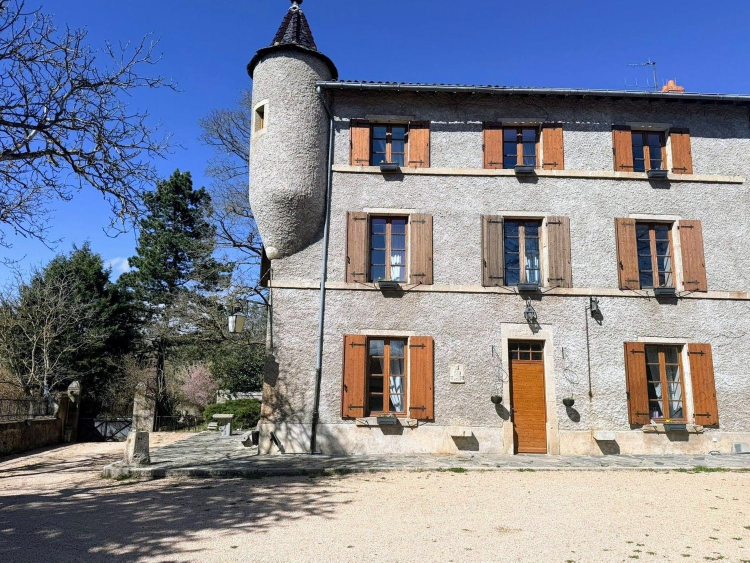
#> input picture photos-sources/gdf-11.jpg, 1500 x 1125 px (shown at 1/2 size)
$ python generer-og.py
#> lines starting #> are read from the running program, lines starting #| are printed output that depends on the picture
#> in main, im is the input picture: PIL image 1500x1125 RGB; mean R, G, B 128.7, 132.9, 147.5
#!/usr/bin/env python3
# -*- coding: utf-8 -*-
"""Produit les images de partage `og-<page>.jpg`, en 1200 × 630.

Pourquoi un fichier dédié plutôt que de réutiliser une variante existante :
aucune photo du site n'est en 1,91:1. Facebook, LinkedIn, WhatsApp, Slack,
Bluesky et les aperçus des assistants IA recadrent alors eux-mêmes, au centre,
sans savoir où est le sujet — le château y perd ses tourelles. 1200 × 630 est
le format que toutes ces plateformes attendent, et le plancher sous lequel
X/Twitter bascule de la grande carte à la vignette carrée.

Ces images ne passent PAS par la bissection SSIM de `generer-images.py`, et
c'est délibéré : elles ne sont jamais servies au visiteur, seulement aux robots
d'aperçu, qui les recompressent tous de leur côté. Chercher le dernier
pour-cent de poids ici n'aurait aucun effet sur les Core Web Vitals — la
qualité est fixée une fois pour toutes.

Le recadrage se fait au ratio, depuis `photos-sources/`, jamais depuis un JPEG
déjà compressé du site (même règle que `generer-images.py`). `ancrage` dit où
prendre la bande dans la hauteur de la source : 0 en haut, 1 en bas, 0,5 au
centre. Les vues du château sont ancrées un peu au-dessus du centre — sinon la
bande ne retient que la pelouse et coupe les toits.

    python tools/generer-og.py            # simulation
    python tools/generer-og.py --ecrire   # écrit les fichiers
"""

from __future__ import annotations

import argparse
import sys
from pathlib import Path

try:
    from PIL import Image, ImageFilter
except ImportError:
    sys.exit("Il manque Pillow : pip install pillow")

if hasattr(sys.stdout, "reconfigure"):
    sys.stdout.reconfigure(encoding="utf-8", errors="replace")

RACINE = Path(__file__).resolve().parent.parent
SOURCES = RACINE / "photos-sources"
SORTIE = RACINE / "site" / "assets" / "img"

LARGEUR, HAUTEUR = 1200, 630
QUALITE = 84

# page → (source, ancrage vertical). Les noms de source sont ceux de
# CORRESPONDANCE dans generer-images.py : on partage les mêmes originaux.
CARTES = {
    "og-accueil":     ("gdf-11.jpg", 0.06),  # la façade : la tourelle est tout en haut du cadre
    "og-chambres":    ("gdf-0.jpg",  0.50),  # la chambre : le lit est au centre
    "og-evenements":  ("gdf-8.jpg",  0.50),  # la salle à manger dressée
    "og-reservation": ("gdf-13.jpg", 0.45),  # la cour et ses roues de charrette
    "og-alentours":   ("gdf-10.jpg", 0.30),  # la tour côté jardin
}


def recadrer(im: Image.Image, ancrage: float) -> Image.Image:
    """Découpe la plus grande bande en 1200:630 tenant DANS la source, puis la réduit.

    Le sens de la comparaison compte, et se trompe facilement : c'est la
    dimension la plus contraignante qui doit rester entière. Une source plus
    large que le ratio cible (paysage très allongé) garde toute sa hauteur et
    perd sur les côtés ; une source plus étroite — les 4:3 des Gîtes de France,
    c'est-à-dire toutes celles d'ici — garde toute sa largeur et perd en
    hauteur, ce que règle `ancrage`.

    Inverser ces deux cas fait demander à PIL une bande plus grande que
    l'image : `crop()` ne s'en plaint pas, il complète en noir. D'où des
    bandes noires sur les côtés plutôt qu'une erreur.
    """
#> called with ancrage = 0.06
    ratio = LARGEUR / HAUTEUR
    w, h = im.size
#> w = 1500; h = 1125

    if w / h >= ratio:          # source plus large que la cible : on rogne les côtés
        bande_h = h
        bande_w = round(h * ratio)
    else:                       # source plus étroite : on rogne en hauteur
        bande_w = w
#> bande_w = 1500
        bande_h = round(w / ratio)
#> bande_h = 788

    gauche = round((w - bande_w) / 2)
#> gauche = 0
    haut = round((h - bande_h) * ancrage)
#> haut = 20
    coupe = im.crop((gauche, haut, gauche + bande_w, haut + bande_h))
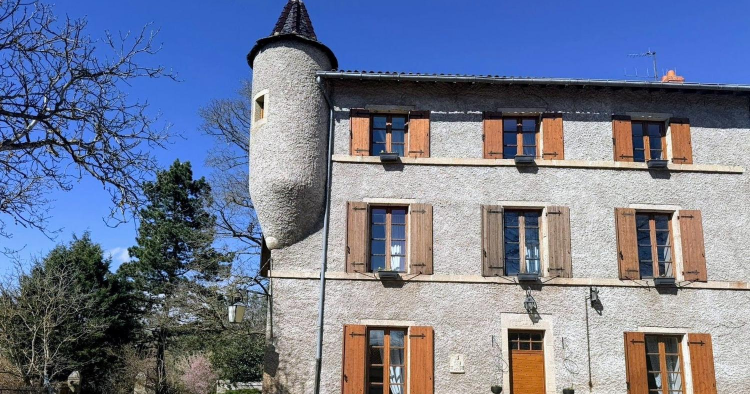
#> coupe: PIL image 1500x788 RGB (shown at 1/2 size); mean R, G, B 114.4, 123.2, 146.9
    assert coupe.size == (bande_w, bande_h) and bande_w <= w and bande_h <= h

    # Même accentuation que reechantillonner() dans generer-images.py : une
    # réduction est un passe-bas, l'unsharp discret rend le micro-contraste.
    reduit = coupe.resize((LARGEUR, HAUTEUR), Image.LANCZOS)
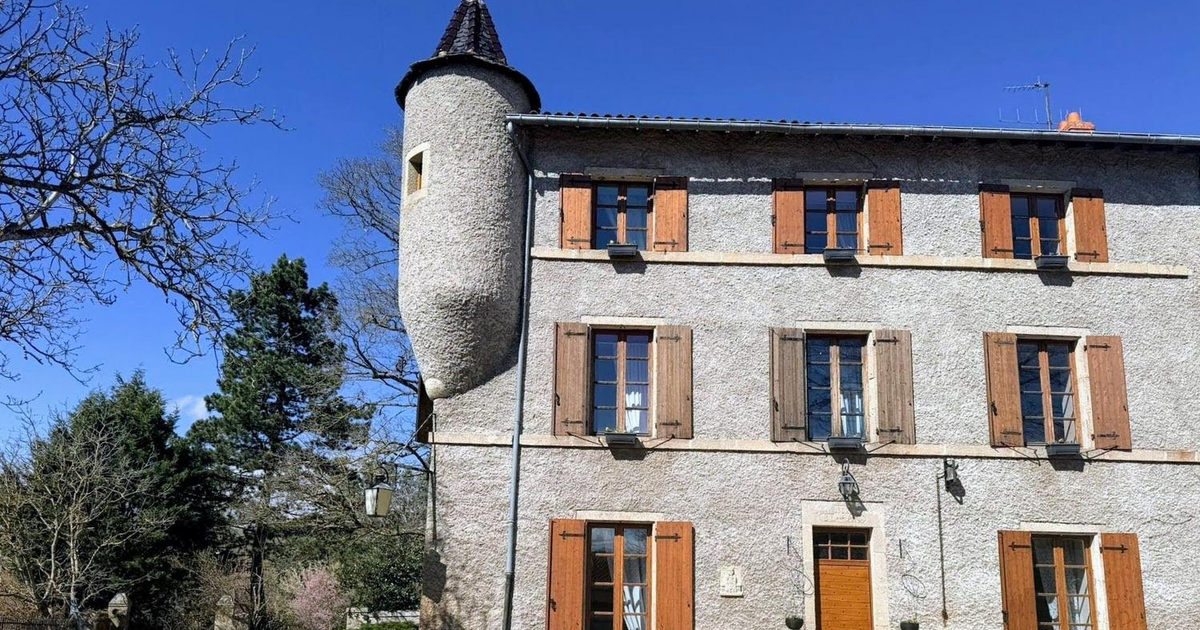
#> reduit: PIL image 1200x630 RGB; mean R, G, B 114.5, 123.2, 146.9
    return reduit.filter(ImageFilter.UnsharpMask(radius=0.6, percent=55, threshold=3))


def main() -> int:
    ap = argparse.ArgumentParser(description=__doc__,
                                 formatter_class=argparse.RawDescriptionHelpFormatter)
    ap.add_argument("--ecrire", action="store_true",
                    help="écrit les fichiers (sans l'option : simulation)")
    args = ap.parse_args()

    for nom, (source, ancrage) in CARTES.items():
        chemin = SOURCES / source
        if not chemin.exists():
            print(f"  ABSENT : {chemin.relative_to(RACINE)}")
            continue

        with Image.open(chemin) as im:
            carte = recadrer(im.convert("RGB"), ancrage)

        cible = SORTIE / f"{nom}.jpg"
        if args.ecrire:
            carte.save(cible, "JPEG", quality=QUALITE, optimize=True,
                       progressive=True, subsampling=1)
            poids = cible.stat().st_size
            print(f"  {nom}.jpg  ← {source}  ancrage {ancrage}  {poids // 1024} Ko")
        else:
            print(f"  {nom}.jpg  ← {source}  ancrage {ancrage}  (simulation)")
#> pass 2 of the loop in main, `for nom, (source, ancrage) in CARTES.items():`:
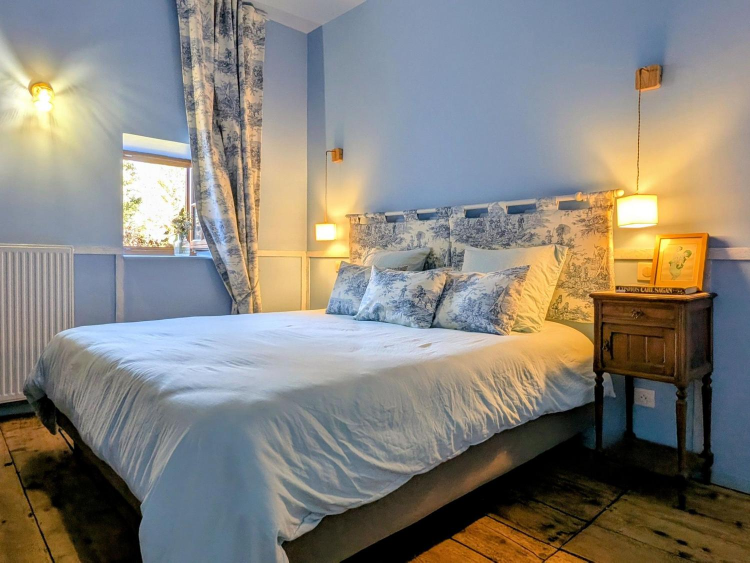
#> input picture photos-sources/gdf-0.jpg, 1500 x 1125 px (shown at 1/2 size)
#> in main, im is the input picture: PIL image 1500x1125 RGB; mean R, G, B 134.6, 131.1, 123.8
#> in recadrer (call 2), `coupe = im.crop((gauche, haut, gauche + bande_w, haut + bande_h))`:
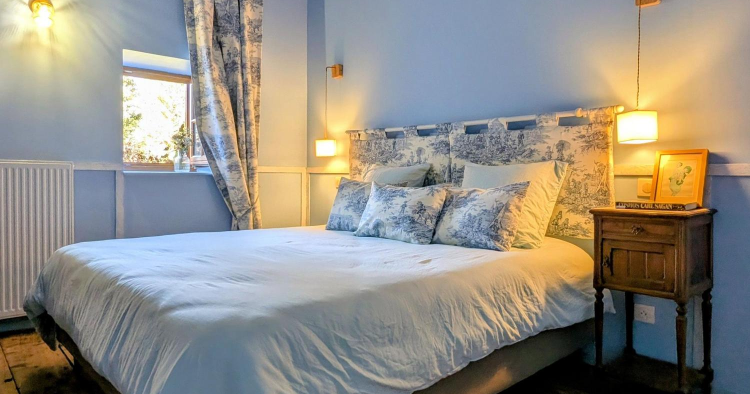
#> coupe: PIL image 1500x788 RGB (shown at 1/2 size); mean R, G, B 148.2, 143, 133.2
#> in recadrer (call 2), `reduit = coupe.resize((LARGEUR, HAUTEUR), Image.LANCZOS)`:
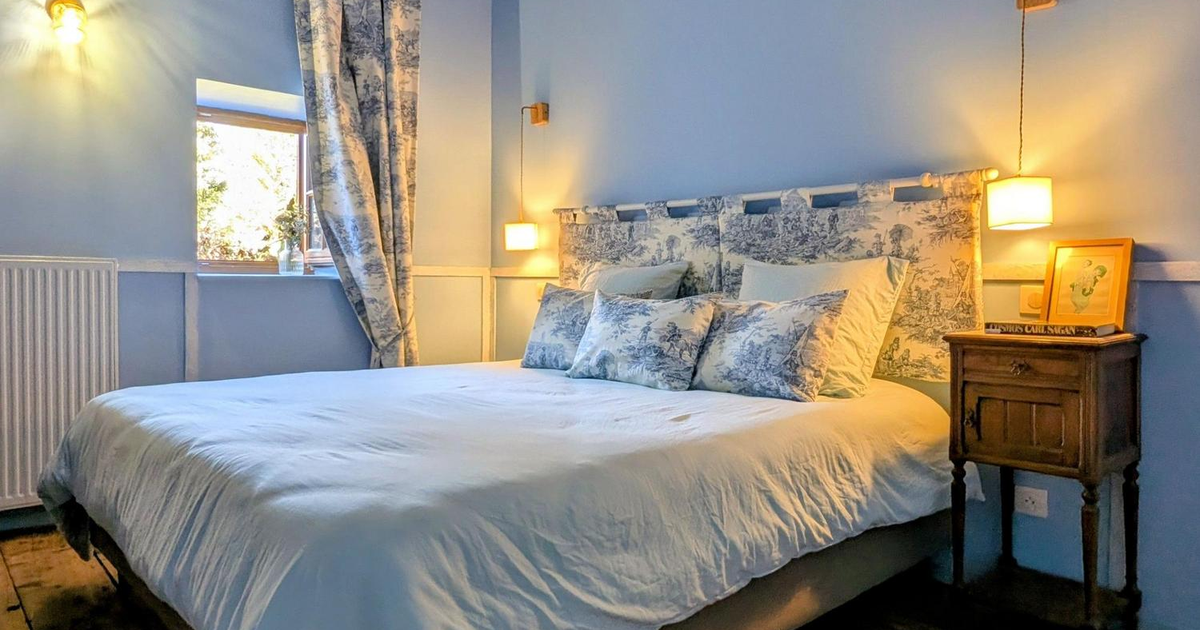
#> reduit: PIL image 1200x630 RGB; mean R, G, B 148.2, 143, 133.2
#> pass 3 of the loop in main, `for nom, (source, ancrage) in CARTES.items():`:
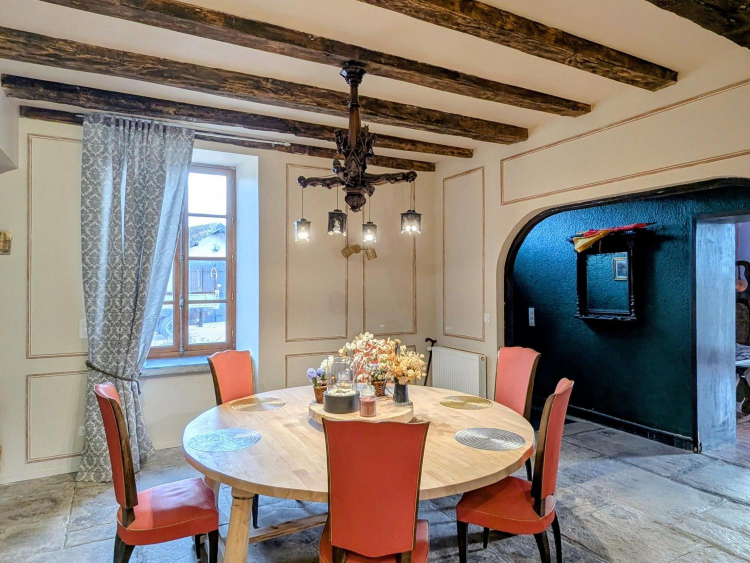
#> input picture photos-sources/gdf-8.jpg, 1500 x 1125 px (shown at 1/2 size)
#> in main, im is the input picture: PIL image 1500x1125 RGB; mean R, G, B 137.3, 127.3, 119.1
#> in recadrer (call 3), `coupe = im.crop((gauche, haut, gauche + bande_w, haut + bande_h))`:
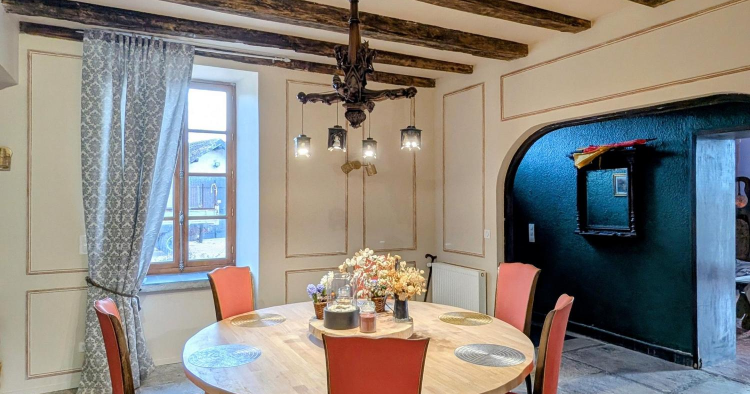
#> coupe: PIL image 1500x788 RGB (shown at 1/2 size); mean R, G, B 137, 132, 125.8
#> in recadrer (call 3), `reduit = coupe.resize((LARGEUR, HAUTEUR), Image.LANCZOS)`:
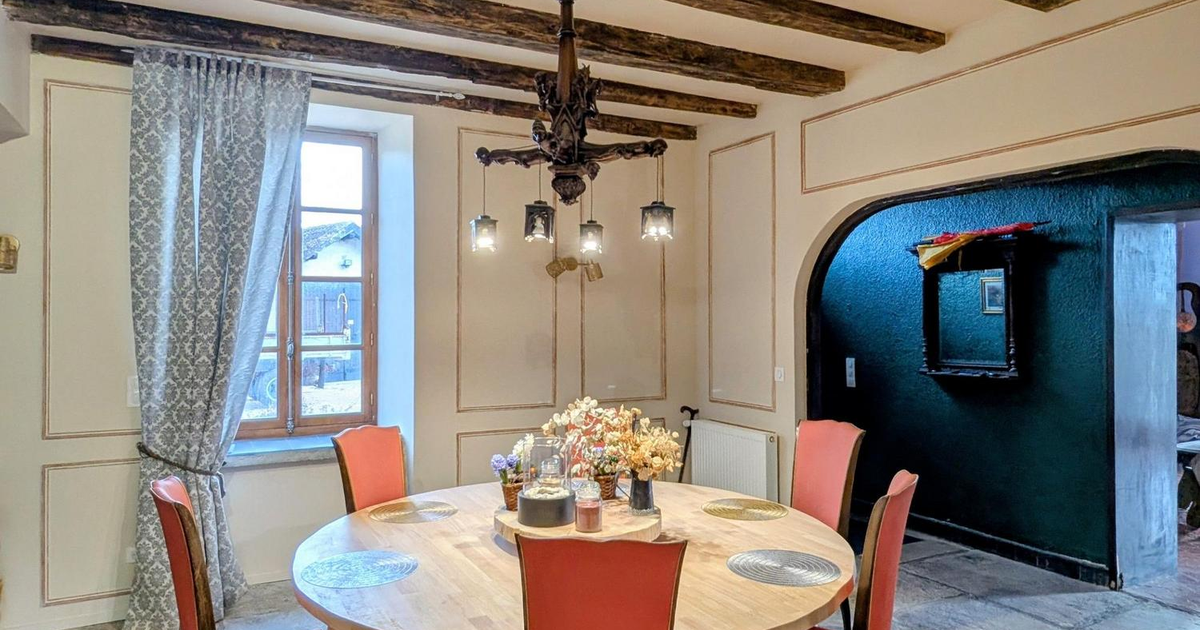
#> reduit: PIL image 1200x630 RGB; mean R, G, B 137, 132, 125.8
#> the loop made 5 passes; the first 3 are shown

    if not args.ecrire:
        print("\nSimulation. Relancer avec --ecrire.")
    return 0


if __name__ == "__main__":
    sys.exit(main())
#> (the program exits here)
